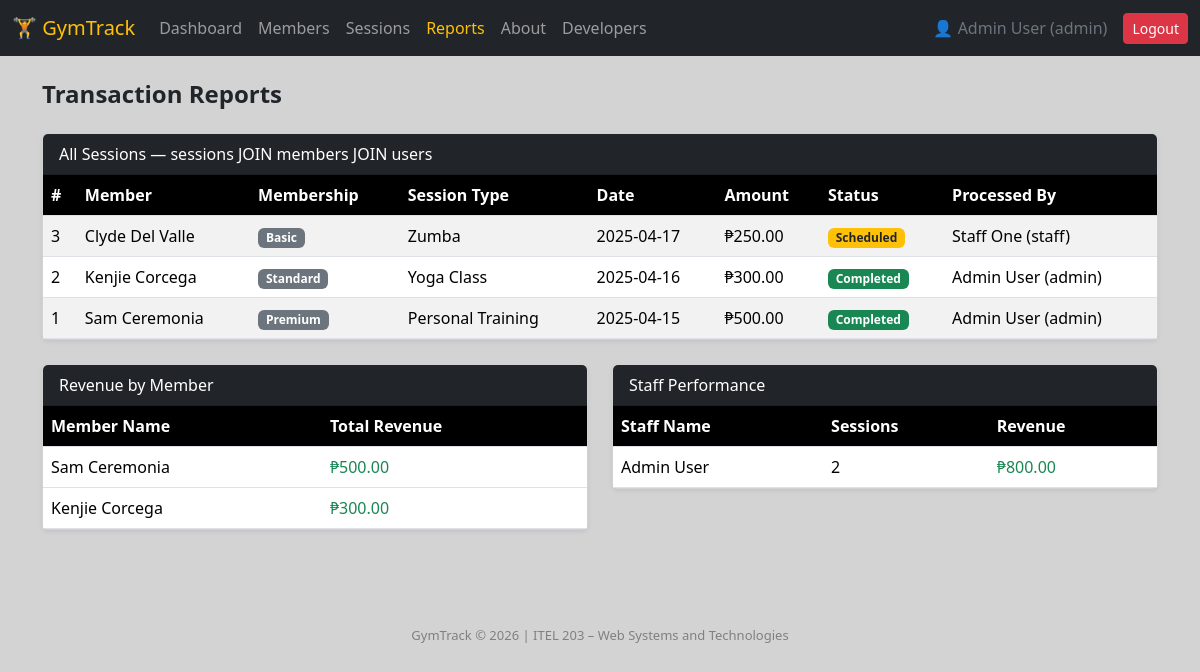
/reports.php (signed in), run on the app's committed database.
### tables this page shows
CREATE TABLE sessions (
    id INT AUTO_INCREMENT PRIMARY KEY,
    member_id INT NOT NULL,
    user_id INT NOT NULL,
    session_type VARCHAR(100) NOT NULL,
    session_date DATE NOT NULL,
    start_time TIME NOT NULL,
    end_time TIME NOT NULL,
    amount DECIMAL(10,2) DEFAULT 0.00,
    status ENUM('Scheduled', 'Completed', 'Cancelled') DEFAULT 'Scheduled',
    notes TEXT,
    created_at TIMESTAMP DEFAULT CURRENT_TIMESTAMP,
    FOREIGN KEY (member_id) REFERENCES members(id) ON DELETE CASCADE,
    FOREIGN KEY (user_id) REFERENCES users(id)
);

CREATE TABLE members (
    id INT AUTO_INCREMENT PRIMARY KEY,
    full_name VARCHAR(150) NOT NULL,
    email VARCHAR(100),
    phone VARCHAR(20),
    address TEXT,
    membership_type ENUM('Basic', 'Standard', 'Premium') DEFAULT 'Basic',
    status ENUM('Active', 'Inactive', 'Suspended') DEFAULT 'Active',
    created_at TIMESTAMP DEFAULT CURRENT_TIMESTAMP
);

CREATE TABLE users (
    id INT AUTO_INCREMENT PRIMARY KEY,
    name VARCHAR(100) NOT NULL,
    username VARCHAR(50) NOT NULL UNIQUE,
    password VARCHAR(255) NOT NULL,
    role ENUM('admin', 'staff') DEFAULT 'staff',
    created_at TIMESTAMP DEFAULT CURRENT_TIMESTAMP
);

### classes/Database.php (called while the page is built, shortened)
<?php
class Database {
    private $connection;
    public function __construct(){
        $this->connection = mysqli_connect("sql100.infinityfree.com", "if0_41715287", "pSDF3Um3lTc", "if0_41715287_db_gymtrack");
    }
    public function getConnection(){
        return $this->connection;
    }
}
?>

### init.php (called while the page is built, shortened)
<?php
require_once 'classes/Database.php';
$database = new Database();
?>

### reports.php (the view, shortened to what this page needs)
<?php
require_once 'init.php';
$reportData = mysqli_query($database->getConnection(), "
    SELECT s.id AS session_id, m.full_name AS member_name, m.membership_type,
           s.session_type, s.session_date, s.amount, s.status,
           u.name AS processed_by, u.role AS staff_role
    FROM sessions s
    JOIN members m ON s.member_id = m.id
    JOIN users u ON s.user_id = u.id
    ORDER BY s.session_date DESC");
$revenueByMember = mysqli_query($database->getConnection(), "
    SELECT m.full_name, SUM(s.amount) AS total
    FROM sessions s
    JOIN members m ON s.member_id = m.id
    WHERE s.status = 'Completed'
    GROUP BY m.id
    ORDER BY total DESC");
$revenueByStaff = mysqli_query($database->getConnection(), "
    SELECT u.name AS staff_name, COUNT(s.id) AS total_sessions, SUM(s.amount) AS total_revenue
    FROM sessions s
    JOIN users u ON s.user_id = u.id
    WHERE s.status = 'Completed'
    GROUP BY u.id
    ORDER BY total_revenue DESC");
?>
<?php include 'head.php'; ?>
<?php include 'navbar.php'; ?>
<div class="container py-4">
    <h4 class="fw-bold mb-4">Transaction Reports</h4>
    <div class="card shadow-sm mb-4">
        <div class="card-header bg-dark text-white">
            All Sessions — sessions JOIN members JOIN users
        </div>
        <div class="card-body p-0">
            <div class="table-responsive">
                <table class="table table-hover table-striped mb-0">
                    <thead>
                        <tr>
                            <th>#</th>
                            <th>Member</th>
                            <th>Membership</th>
                            <th>Session Type</th>
                            <th>Date</th>
                            <th>Amount</th>
                            <th>Status</th>
                            <th>Processed By</th>
                        </tr>
                    </thead>
                    <tbody>
                    <?php if(mysqli_num_rows($reportData) > 0): ?>
                    <?php while($row = mysqli_fetch_assoc($reportData)): ?>
                    <tr>
                        <td><?= $row['session_id'] ?></td>
                        <td><?= $row['member_name'] ?></td>
                        <td><span class="badge bg-secondary"><?= $row['membership_type'] ?></span></td>
                        <td><?= $row['session_type'] ?></td>
                        <td><?= $row['session_date'] ?></td>
                        <td>₱<?= number_format($row['amount'], 2) ?></td>
                        <td>
                            <?php
                            if($row['status'] == 'Completed'){
                                echo "<span class='badge bg-success'>Completed</span>";
                            } else if($row['status'] == 'Cancelled'){
                                echo "<span class='badge bg-danger'>Cancelled</span>";
                            } else {
                                echo "<span class='badge bg-warning text-dark'>Scheduled</span>";
                            }
                            ?>
                        </td>
                        <td><?= $row['processed_by'] ?> (<?= $row['staff_role'] ?>)</td>
                    </tr>
                    <?php endwhile; ?>
                    <?php else: ?>
                    <tr>
                        <td colspan="8" class="text-center text-muted py-4">No data yet.</td>
                    </tr>
                    <?php endif; ?>
                    </tbody>
                </table>
            </div>
        </div>
    </div>
    <div class="row g-4">
        <div class="col-md-6">
            <div class="card shadow-sm">
                <div class="card-header bg-dark text-white">Revenue by Member</div>
                <div class="card-body p-0">
                    <table class="table table-hover mb-0">
                        <thead>
                            <tr>
                                <th>Member Name</th>
                                <th>Total Revenue</th>
                            </tr>
                        </thead>
                        <tbody>
                        <?php while($row = mysqli_fetch_assoc($revenueByMember)): ?>
                        <tr>
                            <td><?= $row['full_name'] ?></td>
                            <td class="text-success">₱<?= number_format($row['total'], 2) ?></td>
                        </tr>
                        <?php endwhile; ?>
                        </tbody>
                    </table>
                </div>
            </div>
        </div>
        <div class="col-md-6">
            <div class="card shadow-sm">
                <div class="card-header bg-dark text-white">Staff Performance</div>
                <div class="card-body p-0">
                    <table class="table table-hover mb-0">
                        <thead>
                            <tr>
                                <th>Staff Name</th>
                                <th>Sessions</th>
                                <th>Revenue</th>
                            </tr>
                        </thead>
                        <tbody>
                        <?php while($row = mysqli_fetch_assoc($revenueByStaff)): ?>
                        <tr>
                            <td><?= $row['staff_name'] ?></td>
                            <td><?= $row['total_sessions'] ?></td>
                            <td class="text-success">₱<?= number_format($row['total_revenue'], 2) ?></td>
                        </tr>
                        <?php endwhile; ?>
                        </tbody>
                    </table>
                </div>
            </div>
        </div>
    </div>
</div>
<?php include 'footer.php'; ?>

### head.php (style rules this page uses)
body { background-color: lightgray; }
.table thead th { background-color: black; color: white; }

### data on the page
sessions: id "3", member.full_name "Clyde Del Valle", member.membership_type "Basic", session_type "Zumba", session_date "2025-04-17", amount "250.00", status "Scheduled", user.name "Staff One", user.role "staff"
sessions: id "2", member.full_name "Kenjie Corcega", member.membership_type "Standard", session_type "Yoga Class", session_date "2025-04-16", amount "300.00", status "Completed", user.name "Admin User", user.role "admin"
sessions: id "1", member.full_name "Sam Ceremonia", member.membership_type "Premium", session_type "Personal Training", session_date "2025-04-15", amount "500.00", status "Completed", user.name "Admin User", user.role "admin"

### other printed values
$_SESSION['user_name'] "Admin User"
$_SESSION['user_role'] "admin"
$row['full_name'] "Sam Ceremonia"
$row['total'] "500.00"
$row['full_name'] "Kenjie Corcega"
$row['total'] "300.00"
$row['staff_name'] "Admin User"
$row['total_sessions'] "2"
$row['total_revenue'] "800.00"
